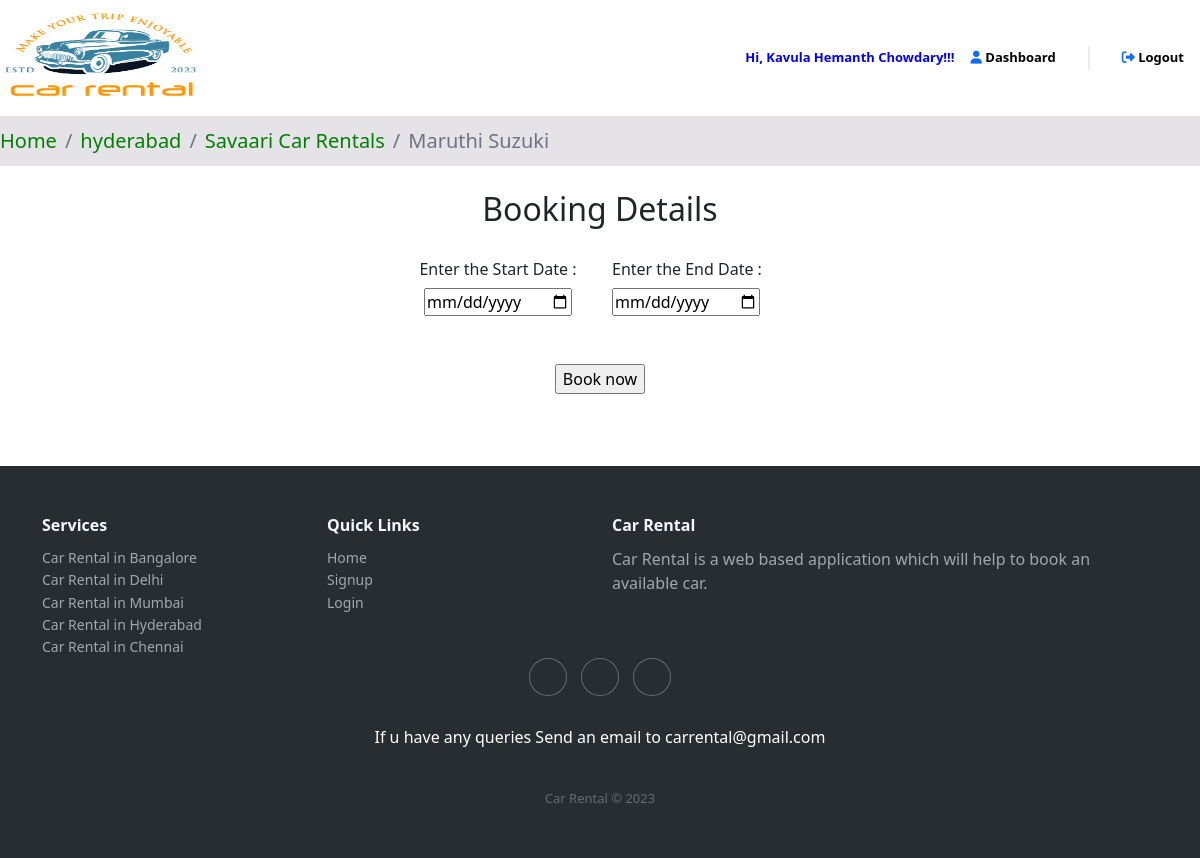
The app's page /booking_details.php?car_id=1 (signed in) with its own data.
### tables this page shows
CREATE TABLE `rentcars` (
  `id` int(11) NOT NULL,
  `city_id` int(11) NOT NULL,
  `agency_id` int(100) NOT NULL,
  `name` varchar(100) NOT NULL,
  `model` varchar(255) NOT NULL,
  `number` varchar(255) NOT NULL,
  `seating` int(100) NOT NULL,
  `rent` int(11) NOT NULL,
  `description` longtext NOT NULL
);

CREATE TABLE `cities` (
  `id` int(100) NOT NULL,
  `name` varchar(100) NOT NULL
);

CREATE TABLE `agency` (
  `id` int(11) NOT NULL,
  `city_id` int(100) NOT NULL,
  `email` varchar(255) NOT NULL,
  `password` varchar(100) NOT NULL,
  `phone` varchar(100) NOT NULL,
  `agency_name` varchar(100) NOT NULL,
  `address` varchar(255) NOT NULL
);

### booking_details.php (the view, shortened to what this page needs)
<?php
require "connect.php";
$property_id = $_GET["car_id"];
$sql_1 = "SELECT *, p.id AS car_id, p.name AS car_name, c.name AS city_name, p.agency_id as agency_id
            FROM rentcars p
            INNER JOIN cities c ON p.city_id = c.id
            WHERE p.id = $property_id";
$result_1 = mysqli_query($conn, $sql_1);
$property = mysqli_fetch_assoc($result_1);
$agency_id=$property['agency_id'];
$sql6="select * from agency where id='$agency_id'";
$result6=mysqli_query($conn,$sql6);
$details6=mysqli_fetch_assoc($result6);
?>
<!DOCTYPE html>
<html lang="en">
<head>
    <?php
    include "head_links.php";
    ?>
    <link href="css/cardetail.css" rel="stylesheet"/>
</head>
<body>
<?php
    include "header.php";
    ?>
    <div class="row">
          <nav aria-label="breadcrumb">
            <ol class="breadcrumb align-items-center">
              <li class="breadcrumb-item"><a class="home" href="index.php">Home</a></li>
              <li class="breadcrumb-item" ><a class="home" href="city.php?city=<?= $property['city_name']; ?>"><?= $property['city_name']; ?></a></li>
              <li class="breadcrumb-item" ><a class="home" href="agency.php?agency_id=<?= $details6['id']; ?>"><?= $details6['agency_name']; ?></a></li>
              <li class="breadcrumb-item active" aria-current="page"><?= $property['car_name']; ?></li>
            </ol>
          </nav>
    </div><br>
    <div class="row">
        <center>
            <h2>Booking Details</h2><br>
        </center>
    </div>
        <form method="POST">
            <div class="row">
                <div class="col-4">
                </div>
                <div class="col-2">
                    <center>
                    <h6>Enter the Start Date : </h6>
                    <input type="date" name="start_date" id="start_date">
                    </center>
                </div>
                <div class="col-2">
                    <h6>Enter the End Date : </h6>
                    <input type="date" name="end_date" id="end_date"><br><br><br>
                </div>
                <div class="col-4"></div>
            </div>
            <center>
            <input type="submit" value="Book now">
            </center>
        </form>
    <br><br><br>
    <?php
    include "footer.php"
    ?>
</body>
</html>

### css/cardetail.css (style rules this page uses)
body { margin: 0px; padding: 0px; overflow-x: hidden; }
.breadcrumb { background-color: #e5e3e8; margin: 0px; height: 50px; }
.home { color: green; text-decoration: none; font-size: 15px; }
.breadcrumb-item { font-size: 15px; }
@media (min-width:1200px) { .home { color: green; text-decoration: none; font-size: 20px; } }
@media (min-width:1200px) { .breadcrumb-item { font-size: 20px; } }
@media (min-width:992px) { .home { color: green; text-decoration: none; font-size: 20px; } }
@media (min-width:992px) { .breadcrumb-item { font-size: 20px; } }
@media (min-width:768px) { .home { color: green; text-decoration: none; font-size: 20px; } }
@media (min-width:768px) { .breadcrumb-item { font-size: 20px; } }

### booking_details.php (style rules this page uses)
body { overflow-x: hidden; }

### records on screen
rentcars: city.name "hyderabad", name "Maruthi Suzuki"
agency: agency_name "Savaari Car Rentals"

### other values on screen
$_SESSION["full_name"] "Kavula Hemanth Chowdary"
